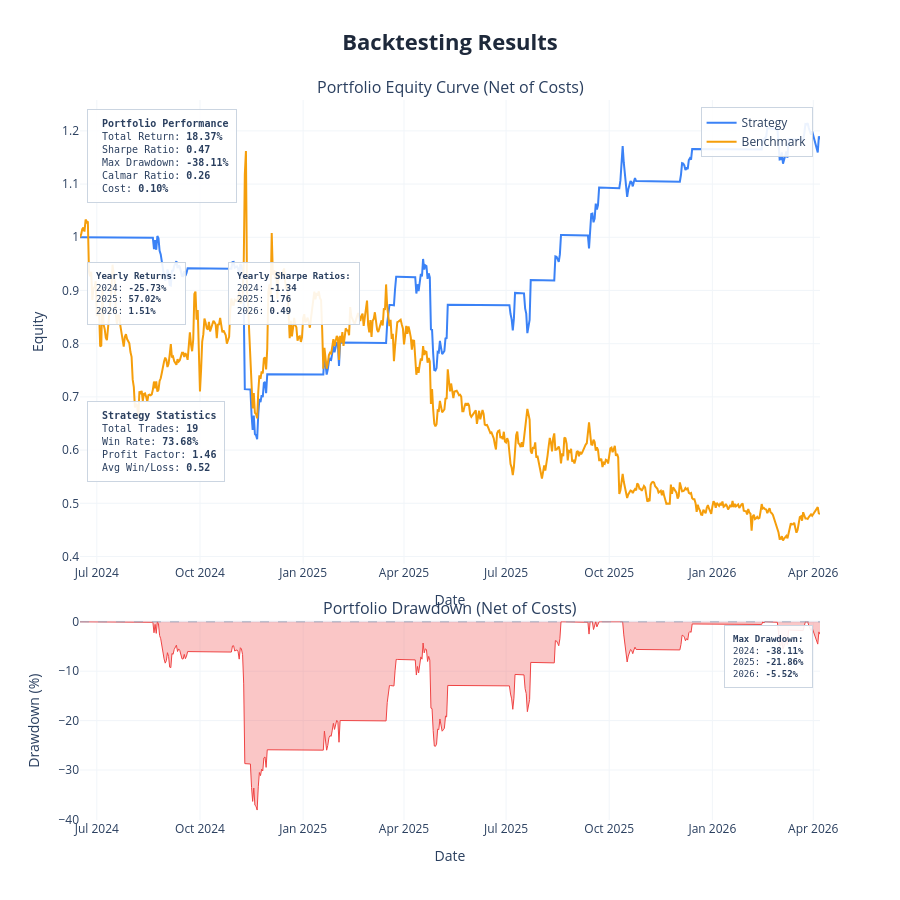

Write notebook code for a chart like this one.
### Code cell
param_defs = {
    "lookback":    ("int",   90, 110),
    "z_lookback":  ("int",   60, 100),
    "entry":       ("float", 1, 3),
    "exit":        ("float", 0.5, 1.00),
    "stop_z":      ("float", 3.5, 5.00),
    "max_holding": ("int",   8,   25),
}

fixed_params = {"exit": 0.6325, "stop_z": 4.4069
}   

def pair_reject(metrics):
    if metrics is None:
        return True
    if metrics["num_trades"] < 5:
        return True
    if metrics["profit_factor"] < 0.7:
        return True
    return False

test_params = {
    "lookback": 126,
    "z_lookback": 60,
    "entry": 1.8,
    "exit": 0.5,
    "stop_z": 3.5,
    "max_holding": 15,
}

pair_df, indicator_cols = pair_strategy_fn(pair_prices.copy(), test_params)

display(pair_df.head())
display(pair_df.tail())

results = backtest(
    data=pair_df,
    cost=pair_cost,
    show_plot=True,
    save_html=None,
    show_trades=False,
    benchmark_data=None
)

print(f"Pair: {Y} vs {X}")
print(f"Return        {results['total_return']*100:>8.2f}%")
print(f"Sharpe        {results['sharpe_ratio']:>8.2f}")
print(f"Max Drawdown  {results['max_drawdown']*100:>8.2f}%")
print(f"Calmar        {results['calmar_ratio']:>8.2f}")
print(f"Trades        {results['num_trades']:>8}")
print(f"Win Rate      {results['win_rate']*100:>8.2f}%")
print(f"Profit Factor {results['profit_factor']:>8.2f}")

### Figure 1 — Plotly figure (JSON) as saved in the notebook; plotly's stock layout.template omitted (floating-point values rounded to 4 significant figures; data arrays with more than 128 entries replaced by an {"elided": "..."} marker saying what was removed)
{"data": [{"hovertemplate": "<b>Strategy</b><br>Date: %{x}<br>Equity: %{y:.4f}<extra></extra>", "line": {"color": "#3b82f6", "width": 2}, "mode": "lines", "name": "Strategy", "type": "scatter", "x": {"elided": "661 str values"}, "xaxis": "x", "y": {"elided": "661 float values"}, "yaxis": "y"}, {"hovertemplate": "<b>Benchmark</b><br>Date: %{x}<br>Equity: %{y:.4f}<extra></extra>", "line": {"color": "#f59e0b", "width": 2}, "mode": "lines", "name": "Benchmark", "type": "scatter", "x": {"elided": "661 str values"}, "xaxis": "x", "y": {"elided": "661 float values"}, "yaxis": "y"}, {"fill": "tozeroy", "fillcolor": "rgba(239, 68, 68, 0.3)", "hovertemplate": "<b>Drawdown</b><br>Date: %{x}<br>Drawdown: %{y:.2f}%<extra></extra>", "line": {"color": "#ef4444", "width": 1}, "mode": "lines", "name": "Drawdown", "showlegend": false, "type": "scatter", "x": {"elided": "661 str values"}, "xaxis": "x2", "y": {"elided": "661 float values"}, "yaxis": "y2"}], "layout": {"annotations": [{"font": {"size": 16}, "showarrow": false, "text": "Portfolio Equity Curve (Net of Costs)", "x": 0.5, "xanchor": "center", "xref": "paper", "y": 1, "yanchor": "bottom", "yref": "paper"}, {"font": {"size": 16}, "showarrow": false, "text": "Portfolio Drawdown (Net of Costs)", "x": 0.5, "xanchor": "center", "xref": "paper", "y": 0.276, "yanchor": "bottom", "yref": "paper"}, {"align": "left", "bgcolor": "rgba(255, 255, 255, 0.9)", "bordercolor": "#cbd5e1", "borderpad": 8, "borderwidth": 1, "font": {"family": "monospace", "size": 10}, "showarrow": false, "text": "\n<b>Portfolio Performance</b><br>\nTotal Return: <b>18.37%</b><br>\nSharpe Ratio: <b>0.47</b><br>\nMax Drawdown: <b>-38.11%</b><br>\nCalmar Ratio: <b>0.26</b><br>\nCost: <b>0.10%</b>\n", "x": 0.01, "xanchor": "left", "xref": "x domain", "y": 0.98, "yanchor": "top", "yref": "y domain"}, {"align": "left", "bgcolor": "rgba(255, 255, 255, 0.9)", "bordercolor": "#cbd5e1", "borderpad": 8, "borderwidth": 1, "font": {"family": "monospace", "size": 9}, "showarrow": false, "text": "<b>Yearly Returns:</b><br>2024: <b>-25.73%</b><br>2025: <b>57.02%</b><br>2026: <b>1.51%</b><br>", "x": 0.01, "xanchor": "left", "xref": "x domain", "y": 0.65, "yanchor": "top", "yref": "y domain"}, {"align": "left", "bgcolor": "rgba(255, 255, 255, 0.9)", "bordercolor": "#cbd5e1", "borderpad": 8, "borderwidth": 1, "font": {"family": "monospace", "size": 9}, "showarrow": false, "text": "<b>Yearly Sharpe Ratios:</b><br>2024: <b>-1.34</b><br>2025: <b>1.76</b><br>2026: <b>0.49</b><br>", "x": 0.2, "xanchor": "left", "xref": "x domain", "y": 0.65, "yanchor": "top", "yref": "y domain"}, {"align": "left", "bgcolor": "rgba(255, 255, 255, 0.9)", "bordercolor": "#cbd5e1", "borderpad": 8, "borderwidth": 1, "font": {"family": "monospace", "size": 10}, "showarrow": false, "text": "\n<b>Strategy Statistics</b><br>\nTotal Trades: <b>19</b><br>\nWin Rate: <b>73.68%</b><br>\nProfit Factor: <b>1.46</b><br>\nAvg Win/Loss: <b>0.52</b>\n", "x": 0.01, "xanchor": "left", "xref": "x domain", "y": 0.35, "yanchor": "top", "yref": "y domain"}, {"align": "left", "bgcolor": "rgba(255, 255, 255, 0.9)", "bordercolor": "#cbd5e1", "borderpad": 8, "borderwidth": 1, "font": {"family": "monospace", "size": 9}, "showarrow": false, "text": "<b>Max Drawdown:</b><br>2024: <b>-38.11%</b><br>2025: <b>-21.86%</b><br>2026: <b>-5.52%</b><br>", "x": 0.99, "xanchor": "right", "xref": "x2 domain", "y": 0.98, "yanchor": "top", "yref": "y2 domain"}], "height": 900, "hovermode": "x unified", "legend": {"bgcolor": "rgba(255,255,255,0.9)", "bordercolor": "#cbd5e1", "borderwidth": 1, "x": 0.99, "xanchor": "right", "y": 0.99, "yanchor": "top"}, "shapes": [{"line": {"color": "#94a3b8", "dash": "dash", "width": 1}, "type": "line", "x0": 0, "x1": 1, "xref": "x2 domain", "y0": 0, "y1": 0, "yref": "y2"}], "showlegend": true, "title": {"font": {"color": "#1E293B", "size": 22}, "text": "<b>Backtesting Results</b>", "x": 0.5, "xanchor": "center"}, "xaxis": {"anchor": "y", "domain": [0, 1], "gridcolor": "#f1f5f9", "gridwidth": 1, "showgrid": true, "title": {"text": "Date"}}, "xaxis2": {"anchor": "y2", "domain": [0, 1], "gridcolor": "#f1f5f9", "gridwidth": 1, "showgrid": true, "title": {"text": "Date"}}, "yaxis": {"anchor": "x", "domain": [0.356, 1], "gridcolor": "#f1f5f9", "gridwidth": 1, "showgrid": true, "title": {"text": "Equity"}}, "yaxis2": {"anchor": "x2", "domain": [0, 0.276], "gridcolor": "#f1f5f9", "gridwidth": 1, "showgrid": true, "title": {"text": "Drawdown (%)"}}}}
